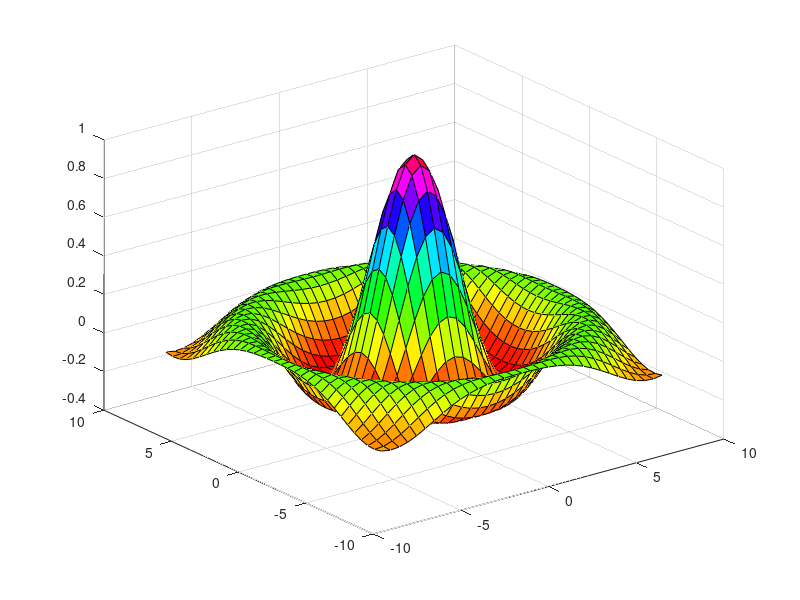

This chart was generated by the following MATLAB code: (Note: this script raises an error after producing the figure.)
%% Meshgrid
% The meshgrid() function transforms the domain specified by a single 
% vector or two vectors x and y into matrices X and Y for use in evaluating
% functions of two variables. The rows of X are copies of the vector x and 
% the columns of Y are copies of the vector y. 
%% Mesh and Surface Plots
% The mesh and surf plotting functions display surfaces in three dimensions.

% mesh() produces wireframe surfaces that color only the lines connecting 
% the defining points. 

% surf() displays both the connecting lines and the 
% faces of the surface in color. 

% The figure colormap and figure properties determine how the surface is 
% colored. 

%% Initialization
clear; close all; clc
%% Visalizing Functions of Two Variables

[X, Y] = meshgrid(-8:.5:8);
R = sqrt(X.^2 + Y.^2) + eps;
Z = sin(R)./ R;
% use default colormap to color the mesh
mesh(X, Y, Z);

fprintf('Program paused. Press enter to continue.\n');
pause;

% use a single colored mesh by specifiying the EdgeColor surface property
mesh(X, Y, Z, 'EdgeColor', 'black');

fprintf('Program paused. Press enter to continue.\n');
pause;

% create a mesh with see-through faces by disabling hidden line removal

hidden off

pause;

%% Colored Surface Plots
% A surface plot is similar to a mesh plot except that the rectangular 
% faces of the surface are colored. The color of each face is determined by 
% the values of Z and the colormap, an ordered list of colors

surf(X, Y, Z);
% specify a colormap
colormap hsv
% add a color bar to plot
colorbar

pause;

%% Making Surfaces Transparent
surf(X, Y, Z)
colormap hsv;
% produce a transparent surface with an alpha value of 0.4
% alpha value ranges from 0 to 1
alpha(.4);

pause;

%% Illuminating Surface Plots with Lights

surf(X, Y, Z, 'FaceColor', 'red', 'EdgeColor', 'none');
camlight left;
lighting phong;

pause;

%% 3D Shaded Surface with Lighting
% the surfl() draws a 3D shaded surface with lighting

surfl(X, Y, Z);
shading interp;

pause;

%% Contour Plots
% contour() plots a 2D contour plot of a two variable function

contour(X, Y, Z);

pause;

%% Combine Surface and Contour Plots
% surfc() combines surface and contour plot

surfc(X, Y, Z);
colormap hsv;
alpha(0.2);

pause;


